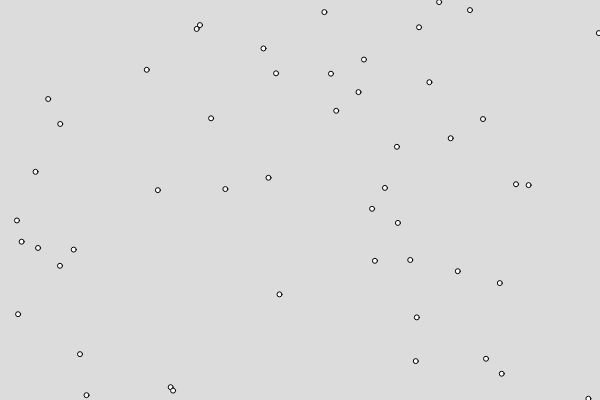
Frame 1 (no input)
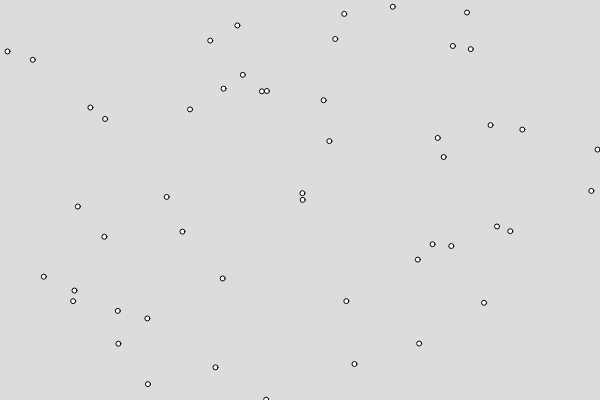
Frame 60 (no input)
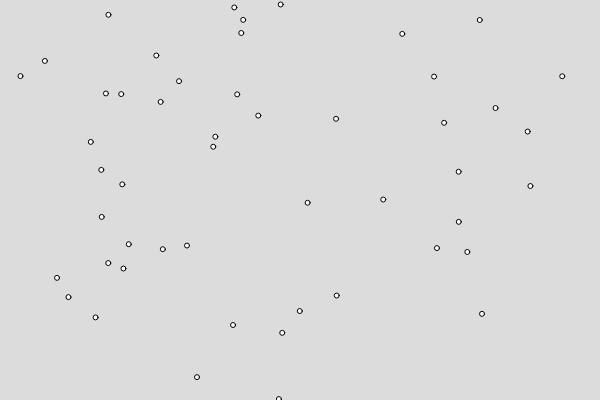
Frame 120 (the mouse pressed at the canvas centre since frame 60)

The p5.js sketch that drew these frames (run headless with seeded random() and noise() and a simulated clock; from frame 60 on, the mouse is pressed at the canvas centre):

// p5.js sketch
// ── sketch.js
let flock = []

function setup() {
  createCanvas(600, 400);

  for(let i=0;i<50;i++){
    flock.push(new Boid(createVector(random(width), random(height)), p5.Vector.random2D()))
  }
}

function draw() {
  background(220);

  for (let boid of flock){
    // boid.align(flock, 50)
    boid.cohesion(flock, 50)
    boid.update()
    boid.show()
  }
}

// ── boid.js
class Boid{
    constructor(pos, vel){
        this.pos = pos
        this.vel = vel
        this.acc = createVector(0, 0)
        this.maxSteering = 0.01
        this.maxSpeed = 2
    }

    align(boids, dist){
        let steering = createVector(0, 0)
        let boidsInDist = 0
        // make it check for boids on the other side of an edge by tiling the boids a lot of times 
        for(let i=0;i<boids.length; i++){
            const d = this.pos.dist(boids[i].pos)
            if (d < dist && boids[i]!==this){  
                steering.add(boids[i].vel)
                boidsInDist++
            }
        }
        
        if (boidsInDist > 0){
            steering.div(boidsInDist)
            steering.setMag(this.maxSpeed)
            // this.vel = this.vel.copy().add(steering).normalize()
            steering.sub(this.vel)
            this.acc = steering.limit(this.maxSteering)
        }
    }

    cohesion(boids, dist){
        let steering = createVector(0, 0)
        let boidsInDist = 0
        // make it check for boids on the other side of an edge by tiling the boids a lot of times 
        for(let i=0;i<boids.length; i++){
            const d = this.pos.dist(boids[i].pos)
            if (d < dist && boids[i]!==this){  
                steering.add(boids[i].position)
                boidsInDist++
            }
        }
        
        if (boidsInDist > 0){
            steering.div(boidsInDist)
            steering.sub(this.pos)
            steering.setMag(this.maxSpeed)
            steering.sub(this.vel)
            this.acc = steering.limit(this.maxSteering)
        }
    }

    show(){
        circle(this.pos.x, this.pos.y, 5)
    }

    update(){
        this.vel.add(this.acc)
        this.pos.add(this.vel)

        this.pos.x = (this.pos.x+width*5) % width
        this.pos.y = (this.pos.y+height*5) % height
    }
}
